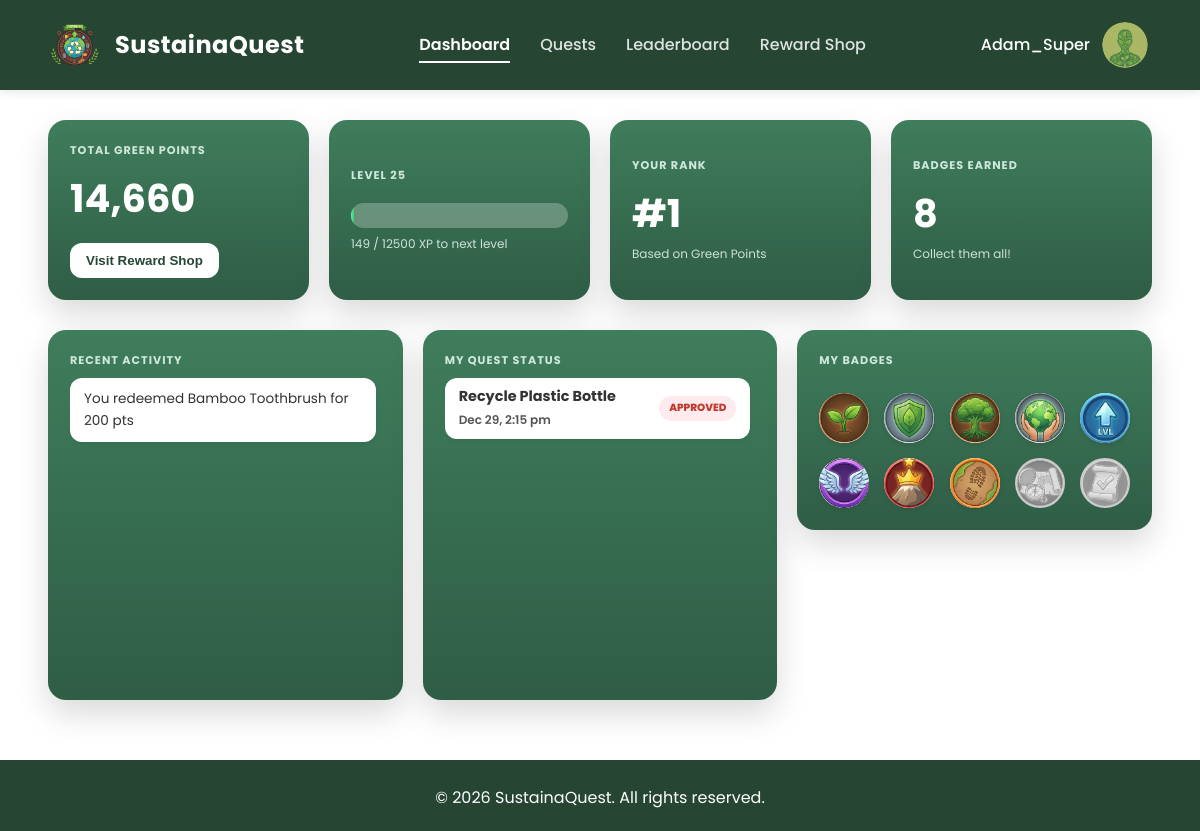
Before: /user/user_dashboard.php (signed in) with the older database file.
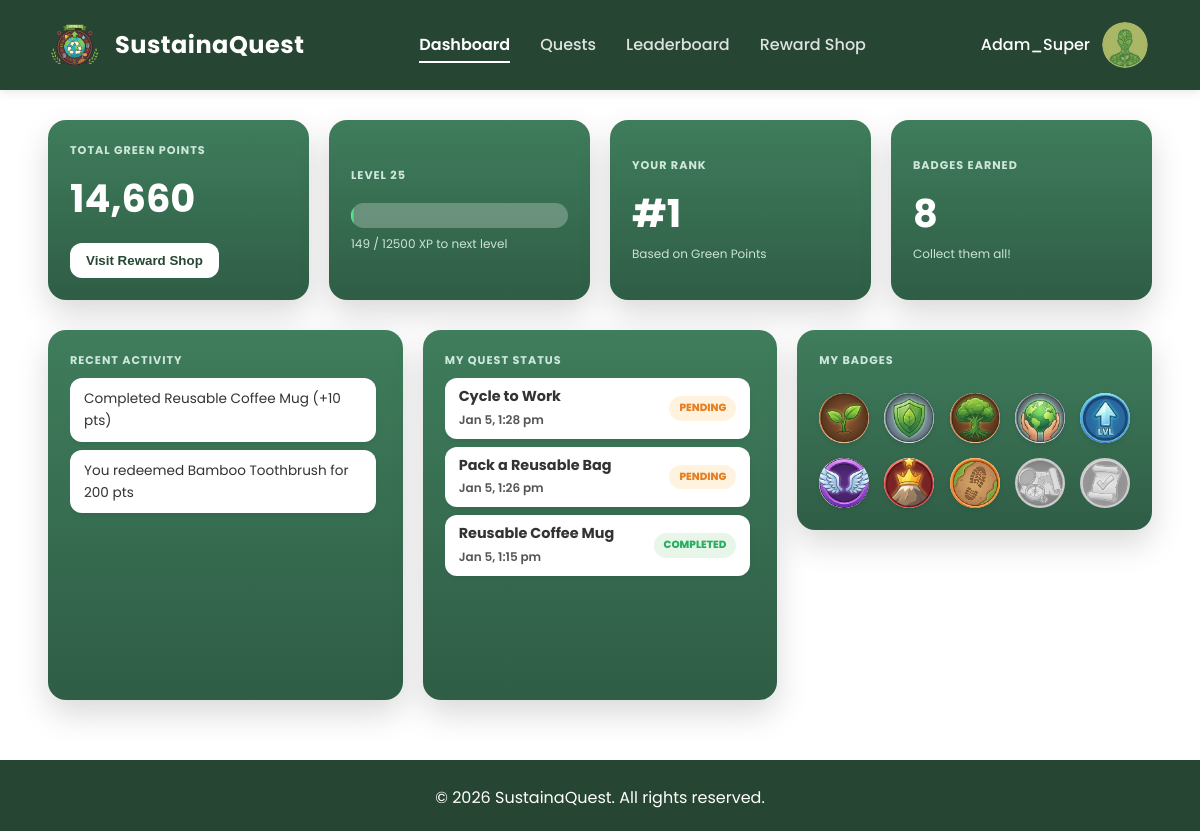
After: the same page with the newer database file.
### tables this page shows
CREATE TABLE IF NOT EXISTS `questsubmissions` (
  `submissionId` int NOT NULL AUTO_INCREMENT,
  `questId` int DEFAULT NULL,
  `submittedByUserId` int DEFAULT NULL,
  `evidencePictureURL` varchar(255) DEFAULT NULL,
  `evidenceVideoURL` varchar(255) DEFAULT NULL,
  `submitDate` datetime DEFAULT CURRENT_TIMESTAMP,
  `verifyDate` datetime DEFAULT NULL,
  `approveStatus` varchar(20) DEFAULT 'Pending',
  `verifiedByAi` tinyint(1) DEFAULT '0',
  `verifiedByModeratorId` int DEFAULT NULL,
  `verifiedByAdminId` int DEFAULT NULL,
  `declinedReason` text,
  PRIMARY KEY (`submissionId`),
  KEY `questId` (`questId`),
  KEY `submittedByUserId` (`submittedByUserId`),
  KEY `verifiedByModeratorId` (`verifiedByModeratorId`),
  KEY `verifiedByAdminId` (`verifiedByAdminId`)
);

CREATE TABLE IF NOT EXISTS `quests` (
  `questId` int NOT NULL AUTO_INCREMENT,
  `createdByModeratorId` int DEFAULT NULL,
  `createdByAdminId` int DEFAULT NULL,
  `questIconURL` varchar(255) DEFAULT NULL,
  `title` varchar(100) NOT NULL,
  `description` text,
  `type` varchar(50) DEFAULT NULL COMMENT 'Daily or Weekly',
  `pointReward` int DEFAULT '0',
  `expReward` int DEFAULT '0',
  `createDate` datetime DEFAULT CURRENT_TIMESTAMP,
  `isActive` tinyint(1) DEFAULT '1',
  PRIMARY KEY (`questId`),
  KEY `createdByModeratorId` (`createdByModeratorId`),
  KEY `createdByAdminId` (`createdByAdminId`)
);

CREATE TABLE IF NOT EXISTS `badges` (
  `badgeId` int NOT NULL AUTO_INCREMENT,
  `badgeName` varchar(50) NOT NULL,
  `badgeIconURL` varchar(255) DEFAULT NULL,
  `description` text,
  PRIMARY KEY (`badgeId`)
);

### user/user_dashboard.php (the view, shortened to what the changed rows need)
<?php
$user_id = $_SESSION['user_id'];
$path = "../";
require_once '../includes/header.php';
$user_stmt = $conn->prepare("
    SELECT userName, level, levelProgress, greenPoints
    FROM users
    WHERE userId = ?
");
$user_stmt->bind_param("i", $user_id);
$user_stmt->execute();
$user = $user_stmt->get_result()->fetch_assoc();
$badge_count_result = $conn->query("
    SELECT COUNT(*) AS total
    FROM userbadges
    WHERE userId = $user_id
");
$badge_count = $badge_count_result->fetch_assoc()['total'];
$rank_sql = "
    SELECT COUNT(*) + 1 AS user_rank
    FROM users
    WHERE greenPoints > {$user['greenPoints']}
";
$rank_result = $conn->query($rank_sql);
$user_rank = $rank_result->fetch_assoc()['user_rank'];
$activity_sql = "
    (SELECT CONCAT('You redeemed ', i.itemName, ' for ', i.pointCost, ' pts') AS activity,
            r.redempDate AS activity_date
     FROM redemptions r
     JOIN items i ON r.itemId = i.itemId
     WHERE r.userId = $user_id)
    UNION ALL
    (SELECT CONCAT('Completed ', q.title, ' (+', q.pointReward, ' pts)') AS activity,
            qs.verifyDate AS activity_date
     FROM questsubmissions qs
     JOIN quests q ON qs.questId = q.questId
     WHERE qs.submittedByUserId = $user_id
       AND qs.approveStatus = 'Completed')
    ORDER BY activity_date DESC
    LIMIT 6
";
$activities = $conn->query($activity_sql);
$all_badges_result = $conn->query("SELECT badgeId, badgeName, description, badgeIconURL FROM badges ORDER BY badgeId ASC");
$all_badges = [];
if ($all_badges_result) {
    while ($row = $all_badges_result->fetch_assoc()) {
        $all_badges[] = $row;
    }
}
$user_badges_result = $conn->query("SELECT badgeId FROM userbadges WHERE userId = $user_id");
$earned_badge_ids = [];
if ($user_badges_result) {
    while ($row = $user_badges_result->fetch_assoc()) {
        $earned_badge_ids[] = $row['badgeId'];
    }
}
?>
<div class="dashboard-container">
    <div class="dashboard-grid top">
        <div class="dashboard-card">
            <h2><?= number_format($user['greenPoints']) ?></h2>
        </div>
        <div class="dashboard-card">
            <h2>#<?= $user_rank ?></h2>
        </div>
        <div class="dashboard-card">
            <h2><?= $badge_count ?></h2>
        </div>
    </div>
    <div class="dashboard-grid bottom">
        <div class="dashboard-card">
            <ul class="dashboard-list scrollable-list">
                <?php if ($activities && $activities->num_rows > 0): ?>
                    <?php while ($row = $activities->fetch_assoc()): ?>
                        <li> <?= htmlspecialchars($row['activity']) ?></li>
                    <?php endwhile; ?>
                <?php else: ?>
                    <li class="empty">No recent activity.</li>
                <?php endif; ?>
            </ul>
        </div>
        <div class="dashboard-card">
            <ul class="dashboard-list scrollable-list">
                <?php
                $quest_status = $conn->query("
                    SELECT q.title, qs.approveStatus, qs.submitDate
                    FROM questsubmissions qs
                    JOIN quests q ON qs.questId = q.questId
                    WHERE qs.submittedByUserId = $user_id
                    ORDER BY qs.submitDate DESC
                    LIMIT 4
                ");
                if ($quest_status && $quest_status->num_rows > 0):
                    while ($q = $quest_status->fetch_assoc()):
                        $formattedDate = date("M j, g:i a", strtotime($q['submitDate']));
                ?>
                        <li>
                            <div class="quest-info">
                                <strong><?= htmlspecialchars($q['title']) ?></strong>
                                <small class="date-text"><?= $formattedDate ?></small>
                            </div>
                            <span class="status-badge
                                <?= strtolower($q['approveStatus']) === 'completed'
                                    ? 'status-completed'
                                    : (strtolower($q['approveStatus']) === 'pending'
                                        ? 'status-pending'
                                        : 'status-rejected') ?>">
                                <?= $q['approveStatus'] ?>
                            </span>
                        </li>
                    <?php endwhile; ?>
                <?php else: ?>
                    <li class="empty">No quests submitted yet.</li>
                <?php endif; ?>
            </ul>
        </div>
        <div class="dashboard-card">
            <div class="badges-container">
                <?php
                foreach ($all_badges as $badge):
                    $badge_id = $badge['badgeId'];
                    $is_earned = in_array($badge_id, $earned_badge_ids);
                    $b_status = $is_earned ? 'earned' : 'locked';
                    $b_name   = htmlspecialchars($badge['badgeName']);
                    $b_desc   = htmlspecialchars($badge['description']);
                    $b_img_url = !empty($badge['badgeIconURL']) ? $path . $badge['badgeIconURL'] : "";
                ?>
                    <div class="badge-icon-slot <?= $is_earned ? '' : 'empty-slot' ?>"
                         data-status="<?= $b_status ?>"
                         data-name="<?= $b_name ?>"
                         data-desc="<?= $b_desc ?>"
                         data-img="<?= $b_img_url ?>">
                        <?php if ($b_img_url): ?>
                            <img src="<?= $b_img_url ?>"
                                 alt="<?= $b_name ?>"
                                 class="<?= $is_earned ? '' : 'locked-grayscale' ?>">
                        <?php else: ?>
                            <span class="locked-icon">🔒</span>
                        <?php endif; ?>
                    </div>
                <?php endforeach; ?>
            </div>
        </div>
    </div>
</div>
<?php include '../includes/footer.php'; ?>

Changed rows visible on the page:
removed questsubmissions: questId.title "Recycle Plastic Bottle", submitDate "Dec 29, 2:15 pm", approveStatus "APPROVED"
added questsubmissions: questId.title "Cycle to Work", submitDate "Jan 5, 1:28 pm", approveStatus "PENDING"
added questsubmissions: questId.title "Pack a Reusable Bag", submitDate "Jan 5, 1:26 pm", approveStatus "PENDING"
added questsubmissions: questId.title "Reusable Coffee Mug", submitDate "Jan 5, 1:15 pm", approveStatus "COMPLETED"
Other visible differences:
new list line: "Completed Reusable Coffee Mug (+10 pts)"
